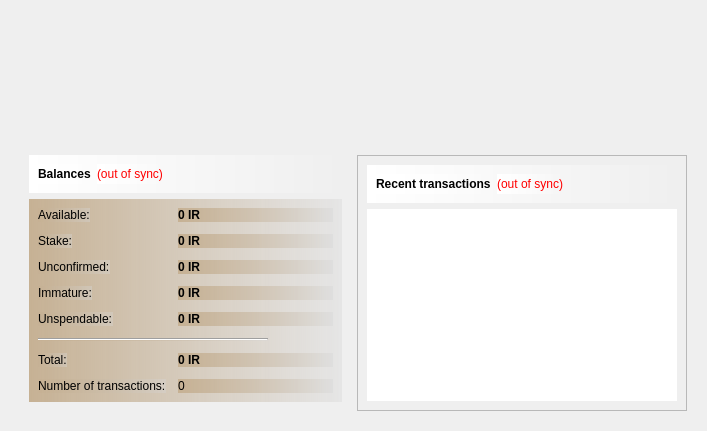
<?xml version="1.0" encoding="UTF-8"?>
<ui version="4.0">
 <class>OverviewPage</class>
 <widget class="QWidget" name="OverviewPage">
  <property name="windowModality">
   <enum>Qt::WindowModal</enum>
  </property>
  <property name="geometry">
   <rect>
    <x>0</x>
    <y>0</y>
    <width>707</width>
    <height>431</height>
   </rect>
  </property>
  <property name="windowTitle">
   <string>Form</string>
  </property>
  <property name="autoFillBackground">
   <bool>true</bool>
  </property>
  <property name="styleSheet">
   <string notr="true"/>
  </property>
  <layout class="QHBoxLayout" name="horizontalLayout" stretch="0">
   <item>
    <widget class="QWidget" name="horizontalWidget" native="true">
     <property name="styleSheet">
      <string notr="true">border-image: url(:/images/res/images/f.png);</string>
     </property>
     <layout class="QHBoxLayout" name="horizontalLayout_5">
      <item>
       <widget class="QWidget" name="verticalWidget" native="true">
        <property name="styleSheet">
         <string notr="true">border-image: url(:/images/res/images/f1.png);</string>
        </property>
        <layout class="QVBoxLayout" name="verticalLayout_7">
         <item>
          <spacer name="verticalSpacer">
           <property name="orientation">
            <enum>Qt::Vertical</enum>
           </property>
           <property name="sizeHint" stdset="0">
            <size>
             <width>20</width>
             <height>40</height>
            </size>
           </property>
          </spacer>
         </item>
         <item>
          <widget class="QWidget" name="widget" native="true">
           <property name="styleSheet">
            <string notr="true">background-color: qlineargradient(spread:pad, x1:0, y1:0, x2:1, y2:0, stop:0 rgba(255, 255, 255, 255), stop:1 rgba(0, 0, 0, 0));</string>
           </property>
           <layout class="QHBoxLayout" name="horizontalLayout_4">
            <item>
             <widget class="QLabel" name="label_5">
              <property name="font">
               <font>
                <weight>75</weight>
                <bold>true</bold>
               </font>
              </property>
              <property name="styleSheet">
               <string notr="true"/>
              </property>
              <property name="text">
               <string>Balances</string>
              </property>
             </widget>
            </item>
            <item>
             <widget class="QLabel" name="labelWalletStatus">
              <property name="toolTip">
               <string>The displayed information may be out of date. Your wallet automatically synchronizes with the iRcoin network after a connection is established, but this process has not completed yet.</string>
              </property>
              <property name="styleSheet">
               <string notr="true">QLabel { color: red; }</string>
              </property>
              <property name="text">
               <string notr="true">(out of sync)</string>
              </property>
              <property name="alignment">
               <set>Qt::AlignLeading|Qt::AlignLeft|Qt::AlignVCenter</set>
              </property>
             </widget>
            </item>
            <item>
             <spacer name="horizontalSpacer_2">
              <property name="orientation">
               <enum>Qt::Horizontal</enum>
              </property>
              <property name="sizeHint" stdset="0">
               <size>
                <width>40</width>
                <height>20</height>
               </size>
              </property>
             </spacer>
            </item>
           </layout>
          </widget>
         </item>
         <item>
          <widget class="QWidget" name="widget" native="true">
           <property name="styleSheet">
            <string notr="true">background-color: qlineargradient(spread:pad, x1:0, y1:0, x2:1, y2:0, stop:0 rgba(198, 177, 148, 255), stop:0.994318 rgba(214, 214, 214, 97));</string>
           </property>
           <layout class="QFormLayout" name="formLayout_2">
            <property name="fieldGrowthPolicy">
             <enum>QFormLayout::AllNonFixedFieldsGrow</enum>
            </property>
            <property name="horizontalSpacing">
             <number>12</number>
            </property>
            <property name="verticalSpacing">
             <number>12</number>
            </property>
            <item row="0" column="1">
             <widget class="QLabel" name="labelAvailable">
              <property name="font">
               <font>
                <weight>75</weight>
                <bold>true</bold>
               </font>
              </property>
              <property name="cursor">
               <cursorShape>IBeamCursor</cursorShape>
              </property>
              <property name="toolTip">
               <string>Your current available balance</string>
              </property>
              <property name="styleSheet">
               <string notr="true"/>
              </property>
              <property name="text">
               <string notr="true">0 IR</string>
              </property>
              <property name="alignment">
               <set>Qt::AlignLeading|Qt::AlignLeft|Qt::AlignVCenter</set>
              </property>
              <property name="textInteractionFlags">
               <set>Qt::LinksAccessibleByMouse|Qt::TextSelectableByKeyboard|Qt::TextSelectableByMouse</set>
              </property>
             </widget>
            </item>
            <item row="1" column="0">
             <widget class="QLabel" name="label_6">
              <property name="toolTip">
               <string>Total of coins that was staked, and do not yet count toward the current balance</string>
              </property>
              <property name="text">
               <string>Stake:</string>
              </property>
             </widget>
            </item>
            <item row="1" column="1">
             <widget class="QLabel" name="labelStake">
              <property name="font">
               <font>
                <weight>75</weight>
                <bold>true</bold>
               </font>
              </property>
              <property name="cursor">
               <cursorShape>IBeamCursor</cursorShape>
              </property>
              <property name="toolTip">
               <string>Total of coins that was staked, and do not yet count toward the current balance</string>
              </property>
              <property name="text">
               <string notr="true">0 IR</string>
              </property>
              <property name="alignment">
               <set>Qt::AlignLeading|Qt::AlignLeft|Qt::AlignVCenter</set>
              </property>
              <property name="textInteractionFlags">
               <set>Qt::LinksAccessibleByMouse|Qt::TextSelectableByKeyboard|Qt::TextSelectableByMouse</set>
              </property>
             </widget>
            </item>
            <item row="2" column="0">
             <widget class="QLabel" name="label_3">
              <property name="toolTip">
               <string>Total of transactions that have yet to be confirmed, and do not yet count toward the current balance</string>
              </property>
              <property name="text">
               <string>Unconfirmed:</string>
              </property>
             </widget>
            </item>
            <item row="2" column="1">
             <widget class="QLabel" name="labelUnconfirmed">
              <property name="font">
               <font>
                <weight>75</weight>
                <bold>true</bold>
               </font>
              </property>
              <property name="cursor">
               <cursorShape>IBeamCursor</cursorShape>
              </property>
              <property name="toolTip">
               <string>Total of transactions that have yet to be confirmed, and do not yet count toward the current balance</string>
              </property>
              <property name="text">
               <string notr="true">0 IR</string>
              </property>
              <property name="alignment">
               <set>Qt::AlignLeading|Qt::AlignLeft|Qt::AlignVCenter</set>
              </property>
              <property name="textInteractionFlags">
               <set>Qt::LinksAccessibleByMouse|Qt::TextSelectableByKeyboard|Qt::TextSelectableByMouse</set>
              </property>
             </widget>
            </item>
            <item row="3" column="0">
             <widget class="QLabel" name="labelImmatureText">
              <property name="toolTip">
               <string>Mined balance that has not yet matured</string>
              </property>
              <property name="text">
               <string>Immature:</string>
              </property>
             </widget>
            </item>
            <item row="3" column="1">
             <widget class="QLabel" name="labelImmature">
              <property name="font">
               <font>
                <weight>75</weight>
                <bold>true</bold>
               </font>
              </property>
              <property name="toolTip">
               <string>Mined balance that has not yet matured</string>
              </property>
              <property name="text">
               <string notr="true">0 IR</string>
              </property>
              <property name="alignment">
               <set>Qt::AlignLeading|Qt::AlignLeft|Qt::AlignVCenter</set>
              </property>
              <property name="textInteractionFlags">
               <set>Qt::LinksAccessibleByMouse|Qt::TextSelectableByKeyboard|Qt::TextSelectableByMouse</set>
              </property>
             </widget>
            </item>
            <item row="4" column="0">
             <widget class="QLabel" name="labelBalanceWatchOnlyText">
              <property name="toolTip">
               <string>Your unspendable balance</string>
              </property>
              <property name="text">
               <string>Unspendable:</string>
              </property>
             </widget>
            </item>
            <item row="4" column="1">
             <widget class="QLabel" name="labelBalanceWatchOnly">
              <property name="font">
               <font>
                <weight>75</weight>
                <bold>true</bold>
               </font>
              </property>
              <property name="cursor">
               <cursorShape>IBeamCursor</cursorShape>
              </property>
              <property name="toolTip">
               <string>Your unspendable balance</string>
              </property>
              <property name="text">
               <string notr="true">0 IR</string>
              </property>
              <property name="alignment">
               <set>Qt::AlignLeading|Qt::AlignLeft|Qt::AlignVCenter</set>
              </property>
              <property name="textInteractionFlags">
               <set>Qt::LinksAccessibleByMouse|Qt::TextSelectableByKeyboard|Qt::TextSelectableByMouse</set>
              </property>
             </widget>
            </item>
            <item row="5" column="0" colspan="2">
             <widget class="Line" name="line">
              <property name="maximumSize">
               <size>
                <width>230</width>
                <height>16777215</height>
               </size>
              </property>
              <property name="orientation">
               <enum>Qt::Horizontal</enum>
              </property>
             </widget>
            </item>
            <item row="6" column="0">
             <widget class="QLabel" name="labelTotalText">
              <property name="toolTip">
               <string>Your current total balance</string>
              </property>
              <property name="text">
               <string>Total:</string>
              </property>
             </widget>
            </item>
            <item row="6" column="1">
             <widget class="QLabel" name="labelTotal">
              <property name="font">
               <font>
                <weight>75</weight>
                <bold>true</bold>
               </font>
              </property>
              <property name="toolTip">
               <string>Your current total balance</string>
              </property>
              <property name="text">
               <string notr="true">0 IR</string>
              </property>
              <property name="alignment">
               <set>Qt::AlignLeading|Qt::AlignLeft|Qt::AlignVCenter</set>
              </property>
              <property name="textInteractionFlags">
               <set>Qt::LinksAccessibleByMouse|Qt::TextSelectableByKeyboard|Qt::TextSelectableByMouse</set>
              </property>
             </widget>
            </item>
            <item row="7" column="0">
             <widget class="QLabel" name="label_2">
              <property name="toolTip">
               <string>Total number of transactions in wallet</string>
              </property>
              <property name="text">
               <string>Number of transactions:</string>
              </property>
             </widget>
            </item>
            <item row="7" column="1">
             <widget class="QLabel" name="labelNumTransactions">
              <property name="toolTip">
               <string>Total number of transactions in wallet</string>
              </property>
              <property name="text">
               <string notr="true">0</string>
              </property>
             </widget>
            </item>
            <item row="0" column="0">
             <widget class="QLabel" name="labelAvailableText">
              <property name="toolTip">
               <string>Your current available balance</string>
              </property>
              <property name="text">
               <string>Available:</string>
              </property>
             </widget>
            </item>
           </layout>
          </widget>
         </item>
        </layout>
       </widget>
      </item>
      <item>
       <layout class="QVBoxLayout" name="verticalLayout_3">
        <item>
         <spacer name="verticalSpacer_2">
          <property name="orientation">
           <enum>Qt::Vertical</enum>
          </property>
          <property name="sizeHint" stdset="0">
           <size>
            <width>20</width>
            <height>40</height>
           </size>
          </property>
         </spacer>
        </item>
        <item>
         <widget class="QFrame" name="frame_2">
          <property name="styleSheet">
           <string notr="true">
border-image: url(:/images/res/images/f1.png);</string>
          </property>
          <property name="frameShape">
           <enum>QFrame::StyledPanel</enum>
          </property>
          <property name="frameShadow">
           <enum>QFrame::Raised</enum>
          </property>
          <layout class="QVBoxLayout" name="verticalLayout">
           <item>
            <widget class="QWidget" name="widget" native="true">
             <property name="styleSheet">
              <string notr="true">background-color: qlineargradient(spread:pad, x1:0, y1:0, x2:1, y2:0, stop:0 rgba(255, 255, 255, 255), stop:1 rgba(0, 0, 0, 0));</string>
             </property>
             <layout class="QHBoxLayout" name="horizontalLayout_2">
              <item>
               <widget class="QLabel" name="label_4">
                <property name="text">
                 <string>&lt;b&gt;Recent transactions&lt;/b&gt;</string>
                </property>
               </widget>
              </item>
              <item>
               <widget class="QLabel" name="labelTransactionsStatus">
                <property name="toolTip">
                 <string>The displayed information may be out of date. Your wallet automatically synchronizes with the iRcoin network after a connection is established, but this process has not completed yet.</string>
                </property>
                <property name="styleSheet">
                 <string notr="true">QLabel { color: red; }</string>
                </property>
                <property name="text">
                 <string notr="true">(out of sync)</string>
                </property>
                <property name="alignment">
                 <set>Qt::AlignRight|Qt::AlignTrailing|Qt::AlignVCenter</set>
                </property>
               </widget>
              </item>
              <item>
               <spacer name="horizontalSpacer">
                <property name="orientation">
                 <enum>Qt::Horizontal</enum>
                </property>
                <property name="sizeHint" stdset="0">
                 <size>
                  <width>40</width>
                  <height>20</height>
                 </size>
                </property>
               </spacer>
              </item>
             </layout>
            </widget>
           </item>
           <item>
            <widget class="QListView" name="listTransactions">
             <property name="styleSheet">
              <string notr="true">background-color: qlineargradient(spread:pad, x1:0, y1:0, x2:1, y2:0, stop:0 rgba(217, 201, 175, 255), stop:1 rgba(0, 0, 0, 0));
QListView { background: transparent; }

</string>
             </property>
             <property name="frameShape">
              <enum>QFrame::NoFrame</enum>
             </property>
             <property name="verticalScrollBarPolicy">
              <enum>Qt::ScrollBarAlwaysOff</enum>
             </property>
             <property name="horizontalScrollBarPolicy">
              <enum>Qt::ScrollBarAlwaysOff</enum>
             </property>
             <property name="selectionMode">
              <enum>QAbstractItemView::NoSelection</enum>
             </property>
            </widget>
           </item>
          </layout>
         </widget>
        </item>
       </layout>
      </item>
     </layout>
    </widget>
   </item>
  </layout>
 </widget>
 <resources/>
 <connections/>
</ui>
